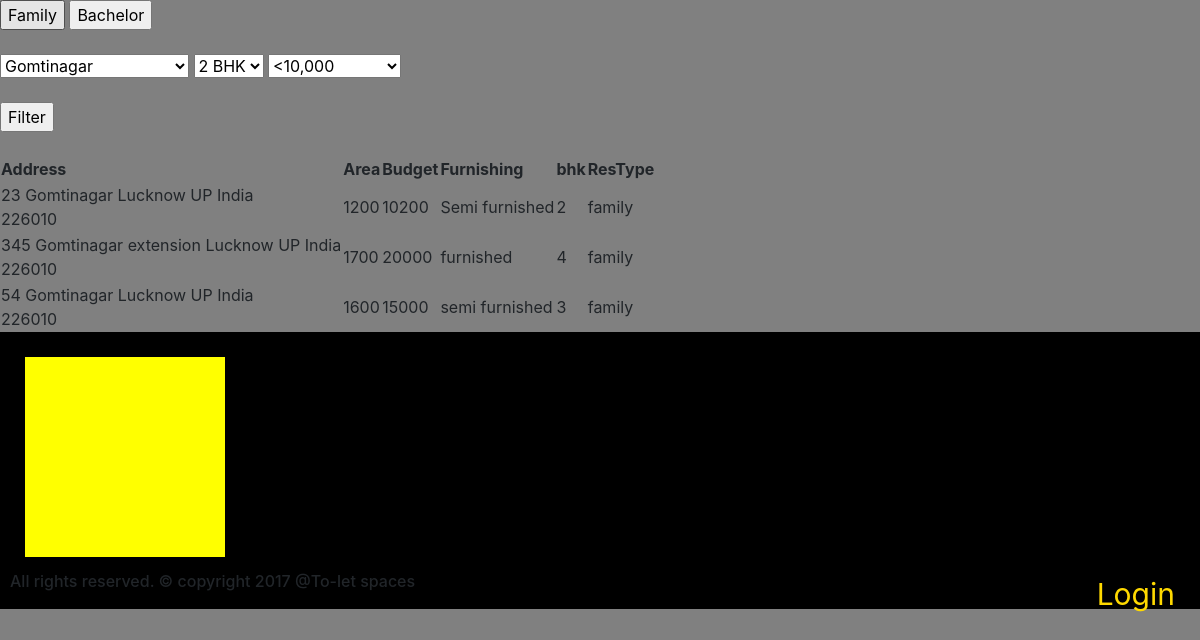
Page /resi.php on the committed database.
### tables this page shows
CREATE TABLE `property` (
  `uniqueid` int(10) NOT NULL,
  `Country` varchar(50) NOT NULL,
  `State` varchar(50) NOT NULL,
  `City` varchar(50) NOT NULL,
  `Locality` varchar(50) NOT NULL,
  `Housenum` varchar(50) NOT NULL,
  `Landmark` varchar(50) NOT NULL,
  `pincode` int(6) NOT NULL,
  `bhk` int(10) NOT NULL,
  `Area` int(20) NOT NULL,
  `Type` varchar(50) NOT NULL,
  `Budget` int(10) NOT NULL,
  `Oname` varchar(50) NOT NULL,
  `Oemail` varchar(50) NOT NULL,
  `Ocontact` int(20) NOT NULL,
  `floor` int(10) NOT NULL,
  `Furnishing` varchar(20) NOT NULL,
  `ResType` varchar(20) NOT NULL
);

### resi.php (the view, shortened to what this page needs)
<?php
if(isset($_POST['search']))
{
	if($_POST['valueToSearch']==!"")
	{
    $valueToSearch = $_POST['valueToSearch'];
	$area = $_POST['area'];
	$bhkkk = $_POST['bhkkk'];
	$query = "SELECT * FROM property WHERE (Locality LIKE '%".$area."%') AND (bhk LIKE '%".$bhkkk."%') AND (Budget <= $valueToSearch) ";
    $search_result = filterTable($query);
	}
	else {
	 $query = "SELECT * FROM property WHERE ResType = 'family'";
    $search_result = filterTable($query);
}
}
 elseif (isset($_POST['filter2'])) {
    $query = "SELECT * FROM property WHERE ResType = 'bachelor'";
    $search_result = filterTable($query);
}
else {
	 $query = "SELECT * FROM property WHERE ResType = 'family'";
    $search_result = filterTable($query);
}
function filterTable($query)
{
    $connect = mysqli_connect("localhost", "root", "", "tolet");
    $filter_Result = mysqli_query($connect, $query);
    return $filter_Result;
}
?>
<!doctype html>
<html>
<head>
<link rel="stylesheet" href="https://maxcdn.bootstrapcdn.com/bootstrap/4.0.0-beta.2/css/bootstrap.min.css">
<link rel="stylesheet" type="text/css" href="resi.css">
</head>
<body>
<div>
 <form action="resi.php" method="post">
			<input type="submit" name="filter1" value="Family">
		    <input type="submit" name="filter2" value="Bachelor"><br><br>
			<select name="area">
				<option  value="Gomtinagar">Gomtinagar</option>
            </select>
			<select name="bhkkk">
				<option  value="2">2 BHK</option>
            </select>
			<select name="valueToSearch">
				<option  value="10000"><10,000</option>
            </select>
			<br><br>
            <input type="submit" name="search" value="Filter"><br><br>
            <table>
                <tr>
                    <th>Address</th>
                    <th>Area</th>
                    <th>Budget</th>
                    <th>Furnishing</th>
					<th>bhk</th>
					<th>ResType</th>
                </tr>
                <?php while($row = mysqli_fetch_array($search_result)):?>
                <tr>
                    <td><?php echo " " .$row['Housenum']. " " .$row['Locality']. " " .$row['City']. " " .$row['State']. " " .$row['Country']." <br> " .$row['pincode']. " ";?></td>
                    <td><?php echo $row['Area'];?></td>
                    <td><?php echo $row['Budget'];?></td>
                    <td><?php echo $row['Furnishing'];?></td>
					<td><?php echo $row['bhk'];?></td>
					<td><?php echo $row['ResType'];?></td>
                </tr>
                <?php endwhile;?>
            </table>
        </form>
</div>
<footer>
<div class="footcontainer">
<div id="map">
</div>
<a href= "login.php">Login</a>
<h6>All rights reserved. &#169; copyright 2017 @To-let spaces</h6>
</div>
</footer>
</body>
</html>

### resi.css (style rules this page uses)
body { height:100%; width: 100%; background-color:grey; margin:auto; padding:auto; }
footer { background-color:black; }
.footcontainer { padding:10px; }
#map { margin:15px; width:200px; height:200px; background:yellow; }
footer div a:link { float:right; font-size:30px; margin-right:15px; color: #ffd900; }

### rows in the picture
property: Housenum "23", Locality "Gomtinagar", City "Lucknow", State "UP", Country "India", pincode "226010", Area "1200", Budget "10200", Furnishing "Semi furnished", bhk "2", ResType "family"
property: Housenum "345", Locality "Gomtinagar extension", City "Lucknow", State "UP", Country "India", pincode "226010", Area "1700", Budget "20000", Furnishing "furnished", bhk "4", ResType "family"
property: Housenum "54", Locality "Gomtinagar", City "Lucknow", State "UP", Country "India", pincode "226010", Area "1600", Budget "15000", Furnishing "semi furnished", bhk "3", ResType "family"
